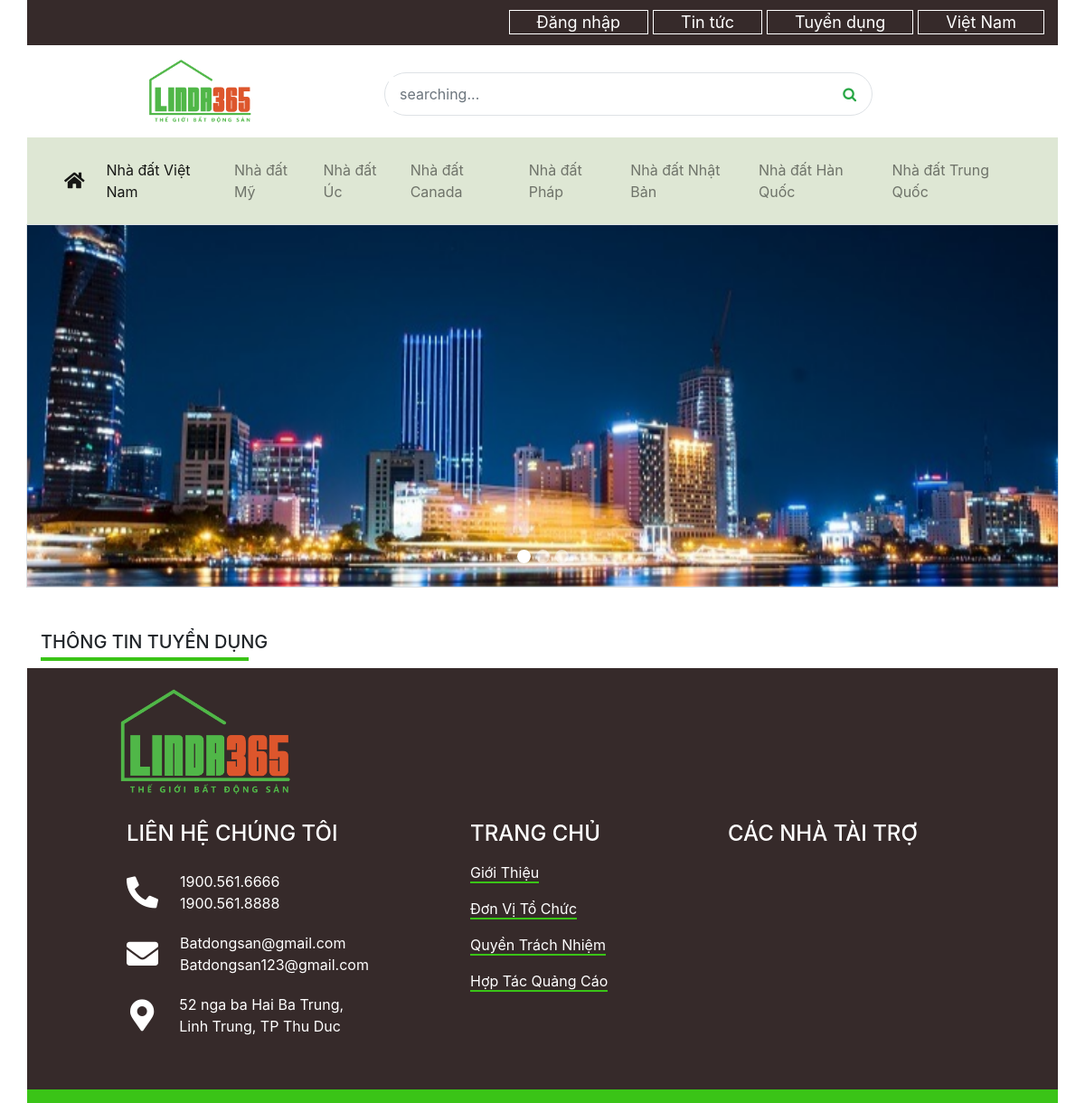
The app's page /index.php?quanly=tuyendung, older data.
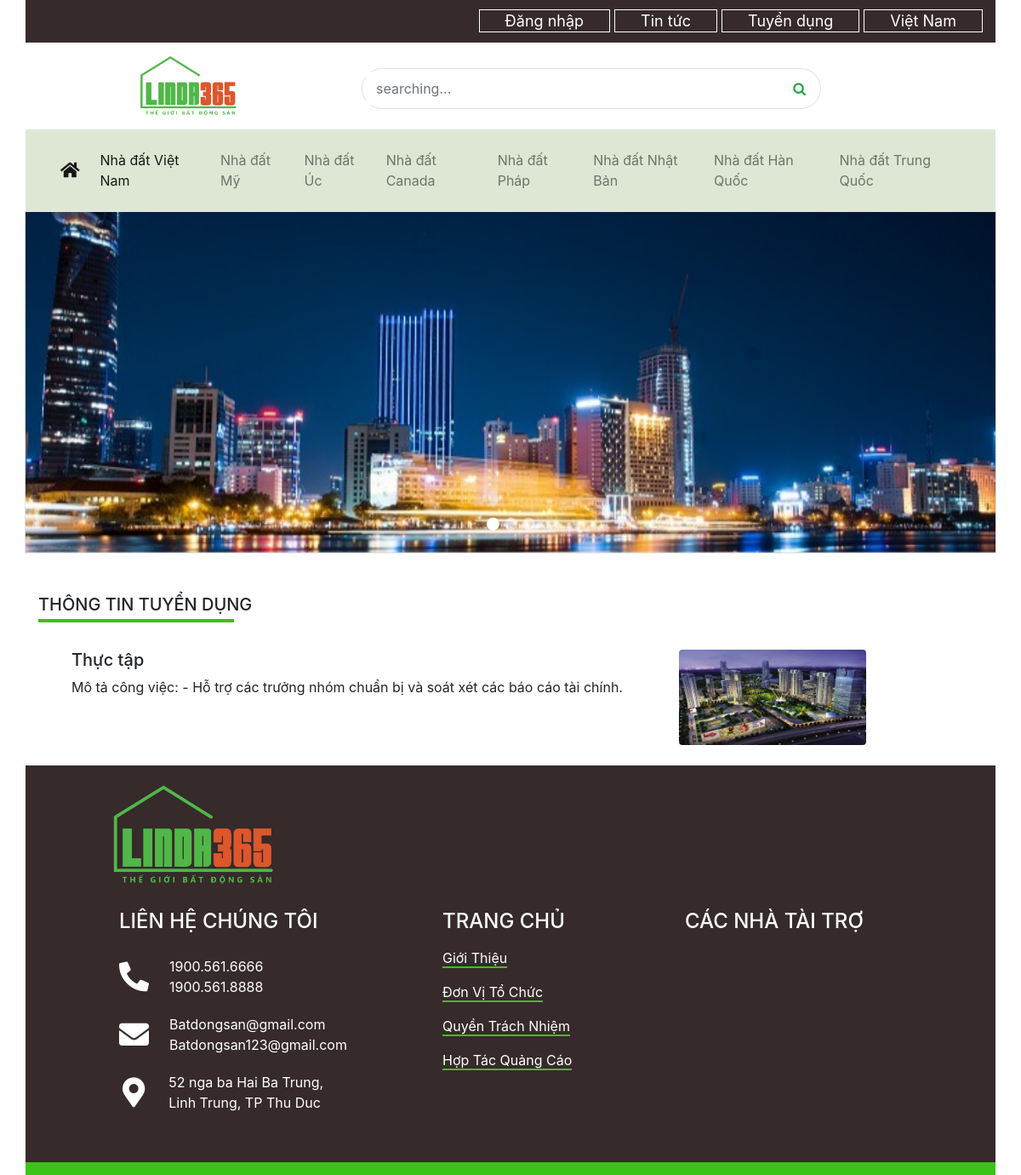
The same page, newer data.
### tables this page shows
CREATE TABLE `danhmuc_vieclam` (
  `id_viec` int(11) NOT NULL,
  `tenviec` varchar(100) NOT NULL,
  `hinhanh` varchar(50) NOT NULL,
  `mota` text NOT NULL,
  `trangthai` varchar(50) NOT NULL
);

### public/career.php (called while the page is built)
<?php
include "pages/Home/Slider.php";
include "pages/Career/career.php";
?>

### pages/Career/career.php (the view)
<?php
include $_SERVER["DOCUMENT_ROOT"] . "/PHP/Linda365/connecting/Ketnoi.php";
$sql = "SELECT * FROM danhmuc_vieclam WHERE trangthai = 'Kích hoạt' ORDER BY id_viec DESC LIMIT 5";
$query = mysqli_query($connect, $sql);
?>
<div class="container">
    <div class="news mt-5">
        <h5>THÔNG TIN TUYỂN DỤNG</h5>
    </div>
    <div class="container">
        <div class="row">
            <div class="col">
                <?php
                    while ($row = mysqli_fetch_array($query)) {
                    ?>
                <div class="container p-2">
                    <div class="row">
                        <div class="col-8">
                            <div class="p-3">
                                <p class="h5"><?= $row["tenviec"] ?></p>
                                <p>
                                    <?= $row["mota"] ?>
                                </p>
                            </div>
                        </div>
                        <div class="col-4 p-3">
                            <img src="./img/career/<?= $row["hinhanh"] ?>" class="rounded" width="220px" alt="ảnh <?= $row["tenviec"] ?>">
                        </div>
                    </div>
                </div>
                <?php }?>
            </div>
        </div>
    </div>
</div>

### index.php (shortened to what this page needs)
<!DOCTYPE html>
<html lang="en">
<head>
    <link rel="stylesheet" href="framework/bootstrap/css/bootstrap.css">
    <link rel="stylesheet" href="https://pro.fontawesome.com/releases/v5.10.0/css/all.css" />
    <link rel="stylesheet" href="framework/selector.css?v=05112021">
    <link rel="stylesheet" href="framework/slick-main/slick/slick.css">
    <link rel="stylesheet" href="framework/slick-main/slick/slick-theme.css">
    <link rel="stylesheet" href="framework/animate-v4/animate.css">
    <link rel="stylesheet" href="https://cdnjs.cloudflare.com/ajax/libs/font-awesome/4.7.0/css/font-awesome.min.css">
    <link rel="stylesheet" href="css/home.css?v=04112021.3">
    <link rel="stylesheet" href="css/news.css?v=04112021.1">
</head>
<body>
    <?php
    include "public/main.php";
    include "pages/Footer.php";
    ?>
</body>
</html>

### public/main.php
<?php
if(isset($_GET['quanly'])){
    $tam = $_GET['quanly'];
}else{
    $tam = '';
}
if($tam=='nhadat'){
    include "pages/Header.php";
    include("public/Nhadat.php");
}elseif($tam=='tintuc'){
    include "pages/Header.php";
    include("public/news.php");
}elseif($tam=='tuyendung'){
    include "pages/Header.php";
    include("public/career.php");
}elseif($tam=='quanly'){
    include "public/Trangquanly.php";
}elseif($tam=='management'){
    include "pages/management/Header.php";
    include "pages/management/Main.php";
}else{
    include "pages/Header.php";
    include("public/TrangChu.php");
}
?>

### pages/Header.php (shortened to what this page needs)
<header>
    <div class="container header1">
        <div class="row">
            <nav class="row">
                <?php
                if (isset($_SESSION["quyen"]) && $_SESSION["quyen"] != 0) {
                ?>
                    <div class="col-md-auto mgl-25">
                        <a class="options" href="#">
                            Xin chào, <?= $_SESSION["hoTen"] ?> ▼
                        </a>
                        <div class="option-logout-toggle">
                            <a href="index.php?quanly=quanly">Quản lý</a>
                            <a href="login/Dangxuat.php">Đăng xuất</a>
                            <a href="login/Doimatkhau.php">Đổi mật khẩu</a>
                        </div>
                    </div>
                <?php
                }else if(isset($_SESSION["quyen"]) && $_SESSION["quyen"] == 0){
                ?>
                <div class="col-md-auto mgl-25">
                    <a href="public/TrangQuanTri.php">Đi đến trang Quản lý (Admin)</a>
                </div>
                <?php
                }else {
                ?>
                    <div class="col-md-auto mgl-25">
                        <a href="login/Dangnhap.php">Đăng nhập</a>
                    </div>
                <?php
                }
                ?>
                <div class="col-md-auto mgl-25">
                    <a href="index.php?quanly=tintuc">Tin tức</a>
                </div>
                <div class="col-md-auto mgl-25">
                    <a href="index.php?quanly=tuyendung">Tuyển dụng</a>
                </div>
                <div class="col-md-auto">
                    <a href="#">Việt Nam</a>
                </div>
            </nav>
        </div>
    </div>
    <div class="container header2">
        <div class="row">
            <div class="col-md-4">
                <div class="logo">
                    <a href="index.php"><img class="logo img-logo fit_img" src="img/logo.png?v=1" alt="logo"></a>
                </div>
            </div>
            <div class="col-md-6">
                <form class="input-group mb-4 border rounded-pill p-1 in-search" action="../Linda365/index.php?quanly=nhadat&component=filter" method="post">
                    <input name="search" type="search" placeholder="searching..." class="form-control bg-none border-0">
                    <div class="input-group-append border-0">
                        <button name="submit" id="button-addon3" type="submit" class="btn btn-link text-success"><i class="fa fa-search"></i></button>
                    </div>
                </form>
            </div>
        </div>
    </div>
    <div class="container header3">
    <nav class="navbar navbar-expand-lg navbar-light">
  <a class="navbar-brand" href="index.php"><i class="fas fa-home"></i></a>
  <div class="collapse navbar-collapse" id="navbarNavAltMarkup">
    <div class="navbar-nav">
        <a class="nav-item nav-link active" href="index.php?quanly=nhadat">Nhà đất Việt Nam</a>
        <a class="nav-item nav-link"  href="#">Nhà đất Mỹ</a>
        <a class="nav-item nav-link"  href="#">Nhà đất Úc</a>
        <a class="nav-item nav-link"  href="#">Nhà đất Canada</a>
        <a class="nav-item nav-link" href="#">Nhà đất Pháp</a>
        <a class="nav-item nav-link" href="#">Nhà đất Nhật Bản</a>
        <a class="nav-item nav-link" href="#">Nhà đất Hàn Quốc</a>
        <a class="nav-item nav-link" href="#">Nhà đất Trung Quốc</a>
    </div>
  </div>
</nav>
    </div>
</header>

### pages/Home/Slider.php (shortened to what this page needs)
<div class="container">
    <div id="myCarousel" class="carousel slide border mglr" data-ride="carousel">
        <ol class="carousel-indicators">
            <li data-target="#myCarousel" data-slide-to="0" class="active"></li>
            <li data-target="#myCarousel" data-slide-to="1"></li>
            <li data-target="#myCarousel" data-slide-to="2"></li>
        </ol>
        <div class="carousel-inner">
            <div class="carousel-item active">
                <img class="d-block w-100 fit_img img_slider" height="400px" src="img/anhbatdongsan1.png" alt="Cat">
            </div>
        </div>
    </div>
</div>

### pages/Footer.php (shortened to what this page needs)
<footer>
    <div class="container bgrfooter pb-5">
        <div class="row">
            <div class="col-md-1"></div>
            <a href="index.php"><img class="lg_footer" src="img/logo.png" alt="logo"></a>
        </div>
        <div class="row colorw">
            <div class="col-md-1"></div>
            <div class="col-md-3 contact">
                <h4 class="pb-2 pt-4">LIÊN HỆ CHÚNG TÔI</h4>
                <div class="flexboxx">
                    <i class="fas fa-phone-alt font35"></i>
                    <div class="pl-4">
                        <a> 1900.561.6666</a>
                        <a> 1900.561.8888</a>
                    </div>
                </div>
                <div class="flexboxx">
                    <i class="fas fa-envelope font35"></i>
                    <div class="pl-4">
                        <a>Batdongsan@gmail.com</a>
                        <a>Batdongsan123@gmail.com</a>
                    </div>
                </div>
                <div class="flexboxx">
                    <i class="fas fa-map-marker-alt font35 pr-1 pl-1"></i>
                    <div class="pl-4">
                        <a>52 nga ba Hai Ba Trung, Linh Trung, TP Thu Duc</a>
                    </div>
                </div>
            </div>
            <div class="col-md-1">
            </div>
            <div class="col-md-2">
                <h4 class="pb-2 pt-4">TRANG CHỦ</h4>
                <p><span class="underlinefooter">Giới Thiệu</span></p>
                <p><span class="underlinefooter">Đơn Vị Tổ Chức</span></p>
                <p><span class="underlinefooter">Quyền Trách Nhiệm</span></p>
                <p><span class="underlinefooter">Hợp Tác Quảng Cáo</span></p>
            </div>
            <div class="col-md-1">
            </div>
            <div class="col-md-3">
                <h4 class="pb-2 pt-4">CÁC NHÀ TÀI TRỢ</h4>
            </div>
        </div>
    </div>
    <div class="underfooter container"></div>
</footer>

### framework/selector.css (style rules this page uses)
* { padding: 0; text-decoration: none; font-family: -apple-system, BlinkMacSystemFont, "Segoe UI", Roboto, Oxygen, Ubuntu, Cantarell, "Open Sans", "Helvetica Neue", sans-serif; }
.fit_img { object-fit: cover; }
.font35 { font-size: 35px; }
.header1 > .row > .row > div > a { border: 1px solid white; line-height: 50px; color: white; padding: 2px 30px; font-size: 18px; }
.header1 > .row { display: flex; justify-content: flex-end; background: #362A2A; padding-right: 15px; }
.mgl-25 { margin-right: -25px; }
.logo { text-align: center; line-height: 100px; }
.img-logo { max-width: 120px; object-fit: cover; }
.in-search { margin-top: 30px; }
.header3 { background: rgb(222, 231, 212); }
.fa-home { line-height: 70px !important; padding-left: 10px; text-align: center; }
.img_slider { max-height: 490px; }
.carousel-indicators li { width: 15px; height: 15px; border-radius: 100%; }
.mglr { margin: 0px -16px; }
.news > h5::after { content: ""; border: rgb(58, 196, 23) solid 2px; display: table; margin-top: 5px; min-width: 230px; }
.colorw { color: white; }
.lg_footer { padding-top: 20px; max-width: 200px; }
.bgrfooter { background: #362A2A; }
.flexboxx { display: flex; flex-direction: row; align-items: center; padding: 10px 0px; }
.underlinefooter { border-bottom: rgb(58, 196, 23) solid 2px; cursor: pointer; }
.underfooter { background: rgb(58, 196, 23); width: 100%; height: 15px; }
.pl-4 > a { display: block; }

Row changes from the older to the newer data that the page shows:
added danhmuc_vieclam: tenviec "Thực tập", mota "Mô tả công việc: - Hỗ trợ các trưởng nhóm chuẩn bị và soát xét các báo cáo tài chính.", hinhanh (picture)
